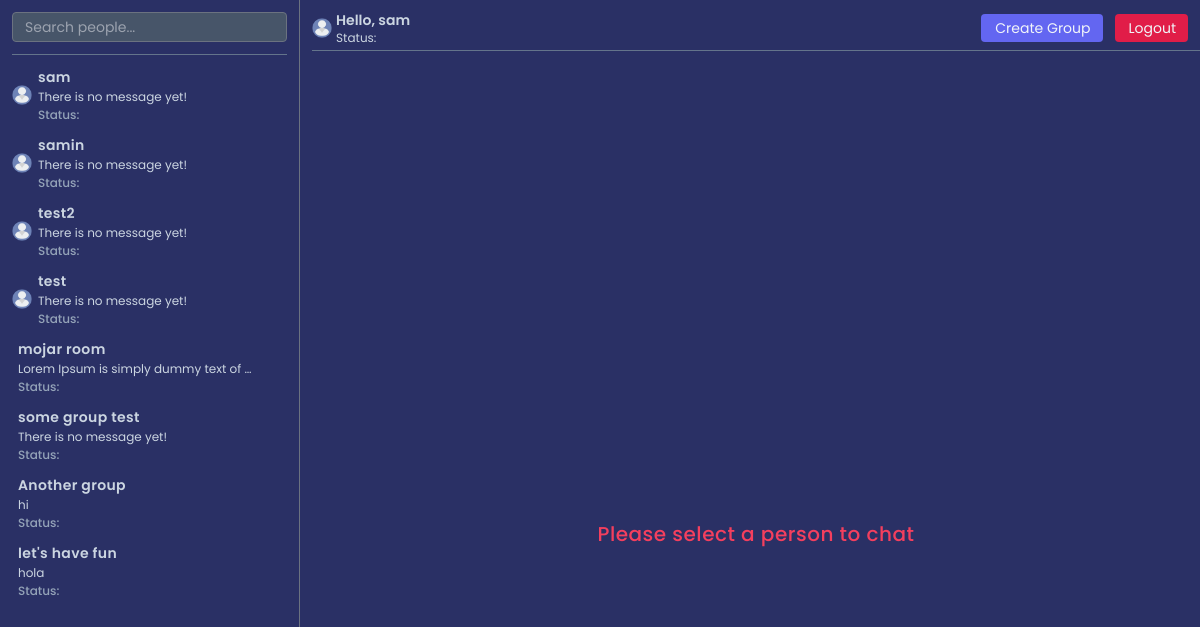
The page / (signed in) on the database its author committed.
### account/models.py (models this page shows, shortened)
class Account(AbstractBaseUser):
    username = models.CharField(max_length=120, null=True)
    email = models.EmailField(null=True, unique=True)
    is_active = models.BooleanField(default=True)
    is_staff = models.BooleanField(default=False)
    is_superuser = models.BooleanField(default=False)
    is_online = models.BooleanField(default=True)
    created_at = models.DateTimeField(default=datetime.now)
    objects = AccountManager()
    USERNAME_FIELD = "email"
    REQUIRED_FIELDS = ["username"]

### chat/models.py (models this page shows, shortened)
class GroupChatroom(models.Model):
    room = models.SlugField(max_length=20, null=True, unique=True)
    given_room_name = models.CharField(max_length=200, null=True)
    creator = models.ForeignKey(User, on_delete=models.SET_NULL, null=True, related_name="creator")
    users = models.ManyToManyField(User)
    created_at = models.DateTimeField(default=datetime.now)

class GroupChat(models.Model):
    room = models.SlugField(max_length=20, null=True)
    group_chatroom = models.ForeignKey(GroupChatroom, on_delete=models.CASCADE, related_name="group_chatroom")
    sender = models.ForeignKey(User, on_delete=models.CASCADE, related_name="group_sender")
    message = models.TextField(null=True)
    created_at = models.DateTimeField(default=datetime.now)

### chat/views.py (the view)
# urls.py: path("", HomeView.as_view(), name="home"),
class HomeView(LoginRequiredMixin, View):
    login_url = '/account/login/'
    def get(self, request):
        accounts = Account.objects.values()
        chat_nofifies = ChatMessageSeen.objects.all()
        chat_notify_list = list(map(lambda i: {
            "id": i.id,
            "room": i.room,
            "chatroom": i.chatroom,
            "sender": i.sender,
            "receiver": i.receiver,
            "message_seen": i.message_seen,
            "sender_email": i.sender_email,
            "receiver_email": i.receiver_email
        }, chat_nofifies))
        copied_chat_notify_list = deepcopy(chat_notify_list)
        item_list = []
        get_user_with_notify_list = find_user_chat_notification_list(copied_chat_notify_list, item_list, request.user)
        notified_account_list = []
        get_user_notified_list = find_user_with_notified_list(accounts, get_user_with_notify_list, notified_account_list)
        last_msg_list = []
        get_accounts_with_notify_and_last_msg = find_accounts_with_last_msg(get_user_notified_list, last_msg_list, request.user)
        group_chatrooms = GroupChatroom.objects.all()
        group_chatroom_list = list(map(lambda i: {
            "id": i.id,
            "room": i.room,
            "given_room_name": i.given_room_name,
            "creator": i.creator,
            "users": i.users,
            "created_at": i.created_at
        }, group_chatrooms))
        group_list = []
        get_user_connected_group_list = find_user_connected_groups(group_chatroom_list, group_list, request.user)
        group_msg_seens = GroupChatMessageSeen.objects.values()
        group_msg_seen_list = list(map(lambda i: i, group_msg_seens))
        group_list = []
        find_group_msg_seen_list = find_user_group_msg_seen_list(group_msg_seen_list, get_user_connected_group_list, group_list)
        group_list = []
        find_user_group_with_notify_list = find_user_group_with_notified_list(find_group_msg_seen_list, group_list, request.user)
        last_msg_list = []
        find_user_group_last_msg_with_notify = find_user_group_last_msg(find_user_group_with_notify_list, last_msg_list)
        args = {
            "accounts": get_accounts_with_notify_and_last_msg,
            "groups": find_user_group_last_msg_with_notify,
        }
        return render(request, "chat/home.html", args)

### chat/views.py (called while the page is built)
def find_user_chat_notification_list(copied_chat_notify_list, item_list, receiver):
    notified_obj = find_obj(copied_chat_notify_list, "receiver_email", receiver.email, 0, len(copied_chat_notify_list))
    if notified_obj is not None:
        if notified_obj["message_seen"] == False:
            item_list.append(notified_obj["sender_email"])
        copied_chat_notify_list.remove(notified_obj)
        return find_user_chat_notification_list(copied_chat_notify_list, item_list, receiver)
    return item_list

def find_user_with_notified_list(accounts, notified_list, notified_account_list):
    for account in accounts:
        if account["email"] in notified_list:
            notified_account_list.append({
                "account": account,
                "notify": True
            })
        else:
            notified_account_list.append({
                "account": account,
                "notify": False
            })
    return notified_account_list

def find_accounts_with_last_msg(accounts, last_msg_list, current_user):
    for account in accounts:
        account_obj = Account(**account["account"])
        last_msg = Chat.objects.filter(Q(sender=current_user, receiver=account_obj) | Q(sender=account_obj, receiver=current_user)).last()
        message = None
        if last_msg:
            message = last_msg.message
        else:
            message = "There is no message yet!"
        last_msg_list.append({
            "account": account["account"],
            "notify": account["notify"],
            "last_msg": message
        })
    return last_msg_list

def find_user_connected_groups(group_chatroom_list, group_list, current_user):
    group_list = [group for group in group_chatroom_list if current_user in group["users"].all()]
    return group_list

def find_user_group_msg_seen_list(group_msg_seen_list, user_group_list, group_list):
    for group in user_group_list:
        group_msg_seen_obj = find_obj(group_msg_seen_list, "room", group["room"], 0, len(group_msg_seen_list))
        if group_msg_seen_obj is not None:
            group_msg_seen_obj = GroupChatMessageSeen(**group_msg_seen_obj)
            group_list.append({
                "group": group,
                "group_message_seen": group_msg_seen_obj
            })
        else:
            group_list.append({
                "group": group,
                "group_message_seen": None
            })
    return group_list

### chat/templates/chat/home.html (shortened to what this page needs)
{% extends "base.html" %}
{% load static %}
{% block content %}
<div class="max-w-screen-2xl mx-auto">
    <div class="flex">
        {% include "chat/chat_left.html" %}
        {% include "chat/home_right.html" %}
    </div>
</div>
{% endblock %}

### chat/templates/chat/chat_left_bottom.html (shortened to what this page needs)
{% load static %}
{% if accounts %}
    <div id="chat__leftBottomUsers" class="flex h-full pl-3 pr-1 pb-16 flex-col gap-y-3 overflow-x-hidden overflow-y-auto">
        {% for account in accounts %}
            <a href="{% url 'chat:create-chatroom' account.account.id %}" id="account-{{ account.account.id}}" class="flex items-center">
                <img src="{% static 'images/user.png' %}" class="w-[20px] h-[20px] object-contain mr-1" alt="">
                <div class="flex flex-col gap-y-0.5 pl-0.5 chat__userInfo">
                    <p id="user-{{ account.account.id }}" class="font-semibold text-slate-300 tracking-wide whitespace-nowrap overflow-hidden text-ellipsis chat__userUsername">{{ account.account.username }}</p>
                    <p class="text-slate-300 text-xs whitespace-nowrap overflow-hidden text-ellipsis last_message">{{ account.last_msg }}</p>
                    <p class="flex items-center text-xs font-medium text-slate-400 user__status">Status: </p>
                </div>
            </a>
        {% endfor %}
        {% if groups %}
            {% for group in groups %}
                <a href="{% url 'chat:group' group.group.room %}" id="group-{{group.group.id}}" class="flex items-center">
                    <div class="flex flex-col gap-y-0.5 pl-0.5 chat__userInfo">
                        <p id="group-{{ group.group.id }}" class="font-semibold text-slate-300 tracking-wide whitespace-nowrap overflow-hidden text-ellipsis">{{ group.group.given_room_name }}</p>
                        <p class="text-slate-300 text-xs whitespace-nowrap overflow-hidden text-ellipsis last_message">{{ group.last_msg }}</p>
                        <p class="flex items-center text-xs font-medium text-slate-400 user__status">Status: </p>
                    </div>
                </a>
            {% endfor %}
        {% endif %}
    </div>
{% endif %}

### chat/templates/chat/home_right_top.html (shortened to what this page needs)
{% load static %}
<div class="flex items-center justify-between pr-3">
    <div class="flex items-center gap-x-1">
        <img src="{% static 'images/user.png' %}" class="w-[20px] h-[20px] object-contain" alt="">
        <div class="text-slate-300">
            <h5 class="font-semibold mr-1 home__rightTopUsername">Hello, {{ request.user.username }}</h5>
            <p class="text-xs flex items-center">Status: </p>
        </div>
    </div>
    <div class="flex items-center gap-x-3">
        <button id="create__chatGroup" class="flex items-center gap-x-0.5 py-1 px-3 text-slate-100 bg-indigo-500 rounded cursor-pointer hover:bg-indigo-600 hover:shadow transition-all duration-300 ease-in-out">
            Create Group
        </button>
        <a href="{% url 'account:logout' %}" class="flex items-center gap-x-0.5 py-1 px-3 text-slate-100 bg-rose-600 rounded cursor-pointer hover:bg-rose-700 hover:shadow transition-all duration-300 ease-in-out">
            Logout
        </a>
    </div>
</div>
<div class="w-full h-[1px] bg-slate-500 mt-1"></div>

### static/css/base.css (style rules this page uses)
* { box-sizing: border-box; }
:root { --poppins: 'Poppins', sans-serif; --bg-primary: #2A3065; }
body { font-family: var(--poppins); background-color: var(--bg-primary); color: var(--text-primary); overflow: hidden; }

### static/css/chat_left.css (style rules this page uses)
.chat__userInfo { width: calc(100% - 45px); }

### static/css/home_right.css (style rules this page uses)
.home__rightTopUsername { display: -webkit-box; -webkit-line-clamp: 1; -webkit-box-orient: vertical; overflow: hidden; text-overflow: ellipsis; }

### rows shown on the page
Account: account.username "sam", last_msg "There is no message yet!", user.username "sam"
Account: account.username "samin", last_msg "There is no message yet!"
Account: account.username "test2", last_msg "There is no message yet!"
Account: account.username "test", last_msg "There is no message yet!"
GroupChatroom: group.given_room_name "mojar room"
GroupChat: last_msg "Lorem Ipsum is simply dummy text of…"
GroupChatroom: group.given_room_name "some group test"
GroupChatroom: group.given_room_name "Another group"
GroupChat: last_msg "hi"
GroupChatroom: group.given_room_name "let's have fun"
GroupChat: last_msg "hola"

### other values the page prints
{{ group.last_msg }} "There is no message yet!"
